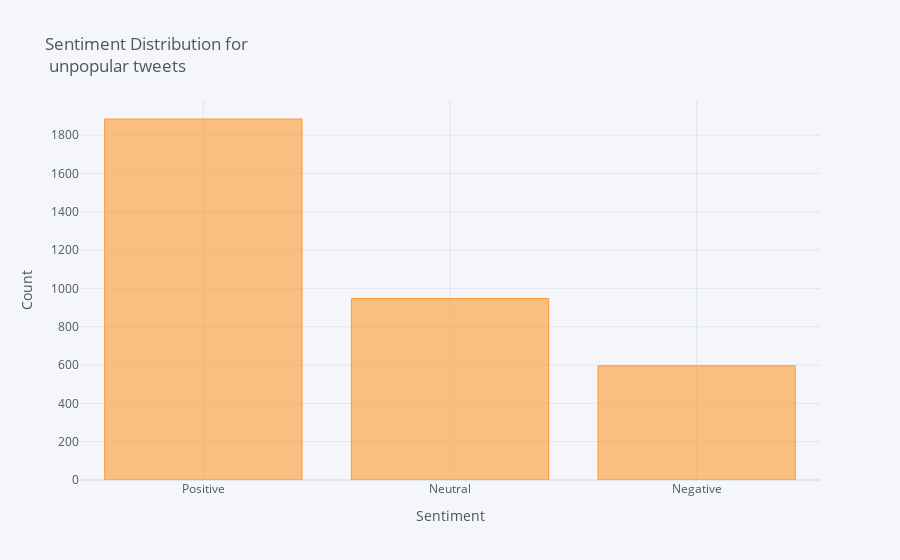

The cell this chart's notebook holds for it:
### Markdown cell above
Least Popular:

### Code cell
df_unpopular = df[df['Retweets'] <= 100]
df_unpopular['Sentiment'].value_counts().iplot(kind='bar', xTitle='Sentiment',
                                    yTitle='Count', title = ('Sentiment Distribution for <br> unpopular tweets'))

### Figure 1 — Plotly figure (JSON) as saved in the notebook; plotly's stock layout.template omitted (floating-point values rounded to 4 significant figures)
{"data": [{"marker": {"color": "rgba(255, 153, 51, 0.6)", "line": {"color": "rgba(255, 153, 51, 1.0)", "width": 1}}, "name": "Sentiment", "orientation": "v", "text": "", "type": "bar", "x": ["Positive", "Neutral", "Negative"], "y": [1884, 947, 596]}], "layout": {"legend": {"bgcolor": "#F5F6F9", "font": {"color": "#4D5663"}}, "paper_bgcolor": "#F5F6F9", "plot_bgcolor": "#F5F6F9", "title": {"font": {"color": "#4D5663"}, "text": "Sentiment Distribution for <br> unpopular tweets"}, "xaxis": {"gridcolor": "#E1E5ED", "showgrid": true, "tickfont": {"color": "#4D5663"}, "title": {"font": {"color": "#4D5663"}, "text": "Sentiment"}, "zerolinecolor": "#E1E5ED"}, "yaxis": {"gridcolor": "#E1E5ED", "showgrid": true, "tickfont": {"color": "#4D5663"}, "title": {"font": {"color": "#4D5663"}, "text": "Count"}, "zerolinecolor": "#E1E5ED"}}}
